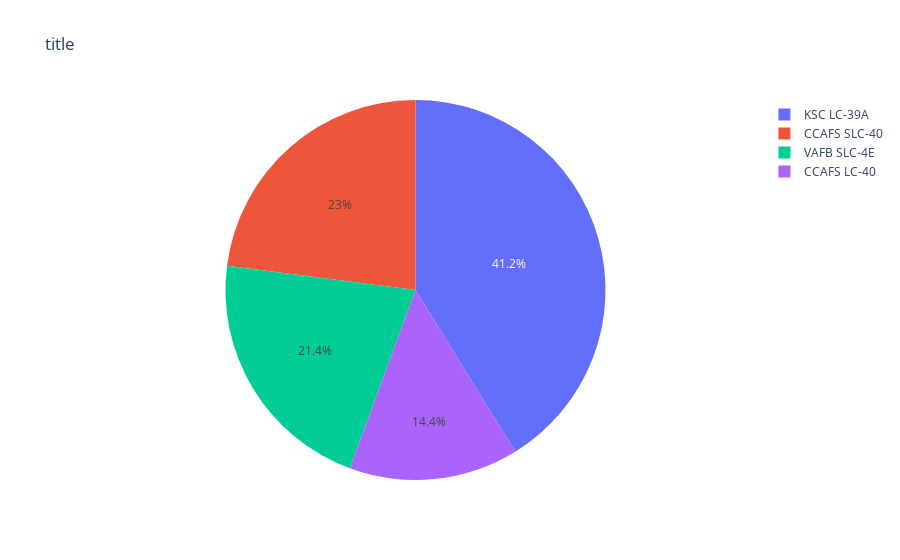

This figure's notebook cell:
### Code cell
import pandas as pd

import plotly.express as px
test_df = spacex_df.groupby(['Launch Site'],as_index=False).mean()
fig = px.pie(test_df, values='class',
        names='Launch Site',
        title='title')
fig

### Figure 1 — Plotly figure (JSON) as saved in the notebook; plotly's stock layout.template omitted (floating-point values rounded to 4 significant figures)
{"data": [{"domain": {"x": [0, 1], "y": [0, 1]}, "hovertemplate": "Launch Site=%{label}<br>class=%{value}<extra></extra>", "labels": ["CCAFS LC-40", "CCAFS SLC-40", "KSC LC-39A", "VAFB SLC-4E"], "legendgroup": "", "name": "", "showlegend": true, "type": "pie", "values": [0.2692, 0.4286, 0.7692, 0.4]}], "layout": {"legend": {"tracegroupgap": 0}, "title": {"text": "title"}}}
